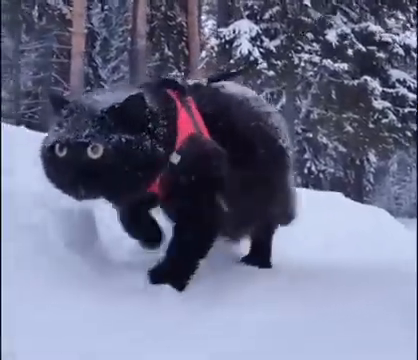
#> input picture frame 72 of snow.mp4, 418 x 360 px
$ python film_test.py
#> lines starting #> are read from the running program, lines starting #| are printed output that depends on the picture; after the words box and inside, x2 and y2 are one past the last pixel; in counts of white or black regions, pixels touching at a corner belong together
import cv2
import numpy as np

video = cv2.VideoCapture(r'snow.mp4')
video.open(r'snow.mp4')
total_frames = int(video.get(cv2.CAP_PROP_FRAME_COUNT))

frame_width = int(video.get(3))
frame_height = int(video.get(4))
size = (frame_width, frame_height)
result = cv2.VideoWriter(
    'catRes.avi', cv2.VideoWriter_fourcc(*'MJPG'), 20, size)

counter = 1

while True:
    success, frame = video.read()
#> frame is the input picture: shape (360, 418, 3); mean B, G, R 139.1, 113.1, 109.6
    if not success:
        break

    progress = (counter / total_frames) * 100
    print(f'Processing frame {counter} of {total_frames} ({progress:.2f}%)')

    hsv = cv2.cvtColor(frame, cv2.COLOR_BGR2HSV)
#> hsv: shape (360, 418, 3); mean H, S, V 117.9, 72.9, 139.7

    lower_black = np.array([0, 0, 0])
    upper_black = np.array([180, 255, 50])

    # Creates a binary mask where black pixels appear white (255) and everything else is black (0)
    mask = cv2.inRange(hsv, lower_black, upper_black)
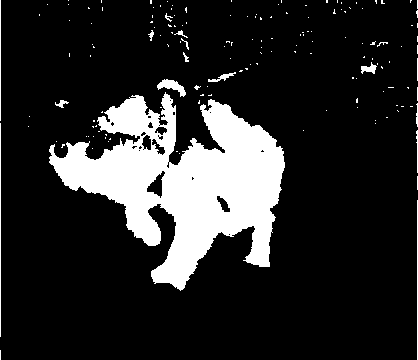
#> mask: shape (360, 418); 16% white; 155 white regions (139 under 20 px)

    # Finds the boundaries of the detected black areas
    # RETR_EXTERNAL -> retrieves only the outermost contours
    # CHAIN_APPROX_SIMPLE -> reduces the number of points in the contour
    contours, _ = cv2.findContours(mask, cv2.RETR_EXTERNAL, cv2.CHAIN_APPROX_SIMPLE)
#> contours = 155 contours, 150 with area under 20; largest, box (x1, y1, x2, y2) and area: (49, 92, 285, 291) 22398, (157, 79, 186, 97) 194, (361, 62, 377, 74) 76, (208, 72, 236, 82) 59, (55, 100, 69, 108) 34

    for contour in contours:
        if cv2.contourArea(contour) > 1000:
            x, y, w, h = cv2.boundingRect(contour)
            cv2.rectangle(frame, (x, y), (x + w, y + h), (0, 0, 255), 3)
            cx, cy = x + w // 2, y + h // 2
            cv2.drawMarker(frame, (cx, cy), (0, 0, 255), markerType=cv2.MARKER_CROSS, thickness=2)
#> this loop made 155 passes
#> (x, y, w, h, cx, cy) on pass 42: (49, 92, 236, 199, 167, 191)
#> contour on passes 1 to 6: [[0, 350], [0, 359]], [[417, 200], [417, 359]], [[417, 176], [417, 189]], [[179, 153]], [[176, 151], [177, 151]], [[92, 148]]
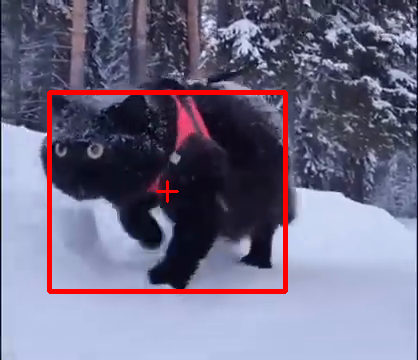
#> frame: shape (360, 418, 3); 2.96% of pixels changed, all inside (x1, y1, x2, y2) = (47, 90, 288, 294)

    result.write(frame)
    counter += 1

print("Processing complete!")
video.release()
result.release()

$ run again, starting later in the video
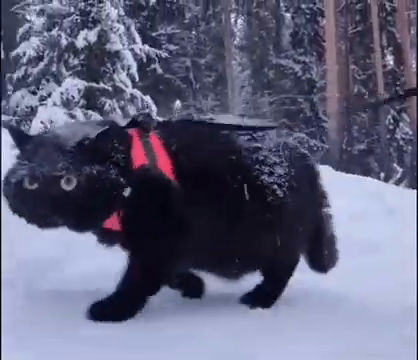
#> input picture frame 324 of snow.mp4, 418 x 360 px
#> frame is the input picture: shape (360, 418, 3); mean B, G, R 123.2, 98.3, 97.2
#> hsv: shape (360, 418, 3); mean H, S, V 119.8, 78.1, 124
#> `mask = cv2.inRange(hsv, lower_black, upper_black)`:
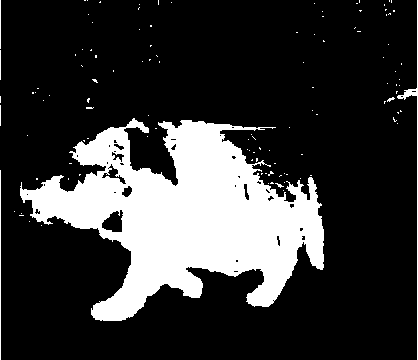
#> mask: shape (360, 418); 21.3% white; 115 white regions (108 under 20 px)
#> contours = 115 contours, 113 with area under 20; largest, box (x1, y1, x2, y2) and area: (20, 118, 324, 321) 30932, (397, 0, 418, 360) 100
#> the loop `for contour in contours:` made 115 passes
#> (x, y, w, h, cx, cy) on pass 43: (20, 118, 304, 203, 172, 219)
#> after the loop `for contour in contours:`:
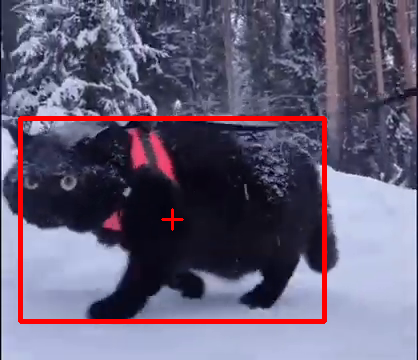
#> frame: shape (360, 418, 3); 3.44% of pixels changed, all inside (x1, y1, x2, y2) = (18, 116, 327, 324)
